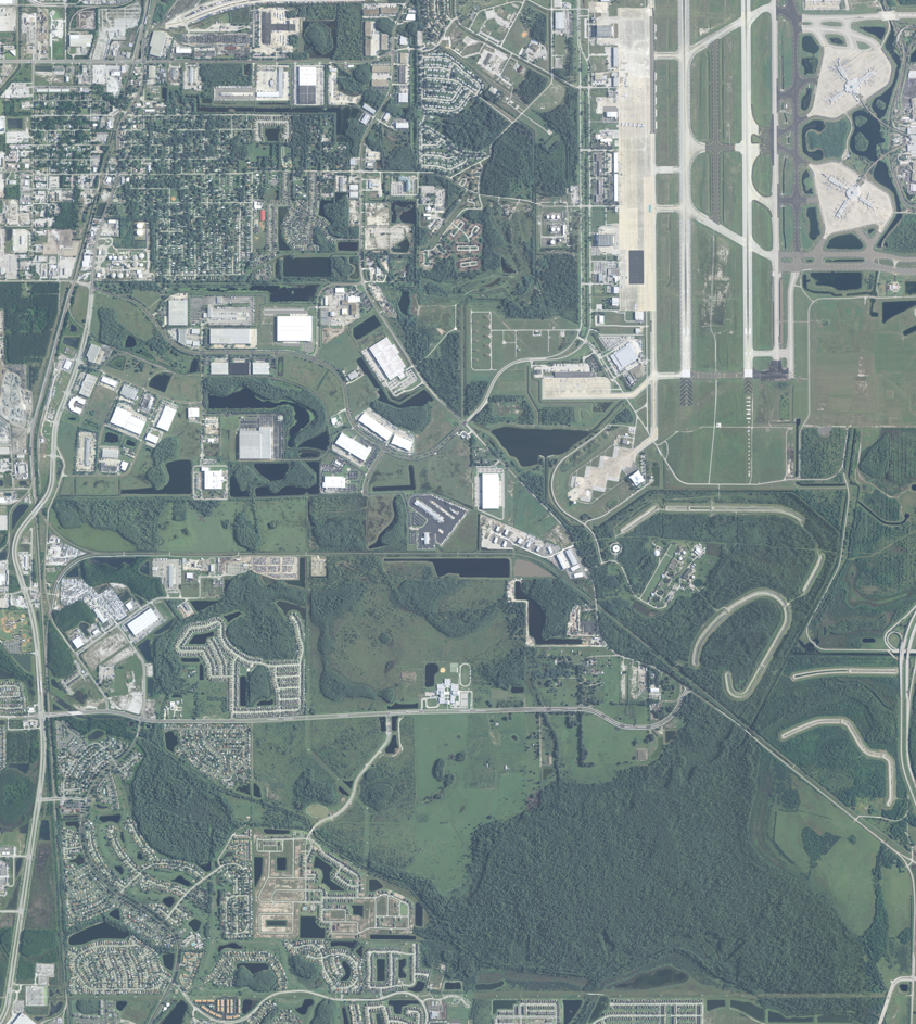
#> input picture orlando2010.png, 916 x 1024 px, given in place of orlando2010.jpg, which was not available
$ jupyter execute --allow-errors implementation3.ipynb
#> lines starting #> are read from the running program, lines starting #| are printed output that depends on the picture; after the words box and inside, x2 and y2 are one past the last pixel; in counts of white or black regions, pixels touching at a corner belong together; long printed decimals are rounded; pictures that were not available may be replaced by others from this repository, and a replacement may not be noted
[cell 1]
# !pip -q install tensorflow==2.15.0 opencv-python-headless scikit-image matplotlib reportlab numpy==1.26.4 'protobuf<6.0,>=5.26.1'
import os, io, json, math
import numpy as np
import cv2
import matplotlib.pyplot as plt

from dataclasses import dataclass
from typing import Tuple, List, Dict

from skimage import exposure
from skimage.morphology import remove_small_objects, binary_opening, binary_closing, disk, binary_dilation
from skimage.measure import label, regionprops
from reportlab.pdfgen import canvas
from reportlab.lib.pagesizes import A4
from reportlab.lib.utils import ImageReader

import tensorflow as tf
from tensorflow.keras import layers, models, losses, optimizers, backend as K

print("TF:", tf.__version__)

[cell 2]
@dataclass
class CFG:
    img1_path: str = "orlando2010.jpg"
    img2_path: str = "orlando2023.jpg"
    img_size: Tuple[int, int] = (1024, 1024)  # set to None to keep native size
    normalize: bool = True

    # Registration
    do_registration: bool = True
    ecc_warp_mode: int = cv2.MOTION_HOMOGRAPHY
    ecc_iters: int = 1500
    ecc_eps: float = 1e-7

    # Weak labels
    otsu_blur_ksize: int = 5
    top_percentile: float = 96.0  # combine with Otsu (OR)
    min_change_region_pixels: int = 16

    # Patching
    patch_size: int = 128
    patch_stride: int = 64

    # Pair thresholds (auto-tuned if degenerate)
    change_ratio_pos: float = 0.10  # >= changed
    change_ratio_neg: float = 0.02  # <= unchanged

    # Model / training
    base_filters: int = 32
    embedding_dim: int = 64
    batch_size: int = 8
    epochs: int = 25
    lr: float = 5e-4
    seg_loss_weight: float = 1.0
    con_loss_weight: float = 0.2
    dice_smooth: float = 1.0
    alpha_pos_bce: float = 0.7   # class weight for changed pixels

    # Inference
    prob_threshold: float = 0.35

    # Report
    out_dir: str = "outputs"
    report_path: str = "outputs/orlando_change_report.pdf"

CFG = CFG()
os.makedirs(CFG.out_dir, exist_ok=True)
CFG

[cell 3]
def read_rgb(path: str) -> np.ndarray:
#> called with path = 'orlando2010.jpg'
    img = cv2.imread(path, cv2.IMREAD_COLOR)
#> img is the input picture: shape (1024, 916, 3); mean B, G, R 134.3, 135.8, 121.1
    if img is None:
        raise FileNotFoundError(f"Image not found: {path}")
    return cv2.cvtColor(img, cv2.COLOR_BGR2RGB)
#> call 2 of read_rgb, with path = 'orlando2023.jpg'
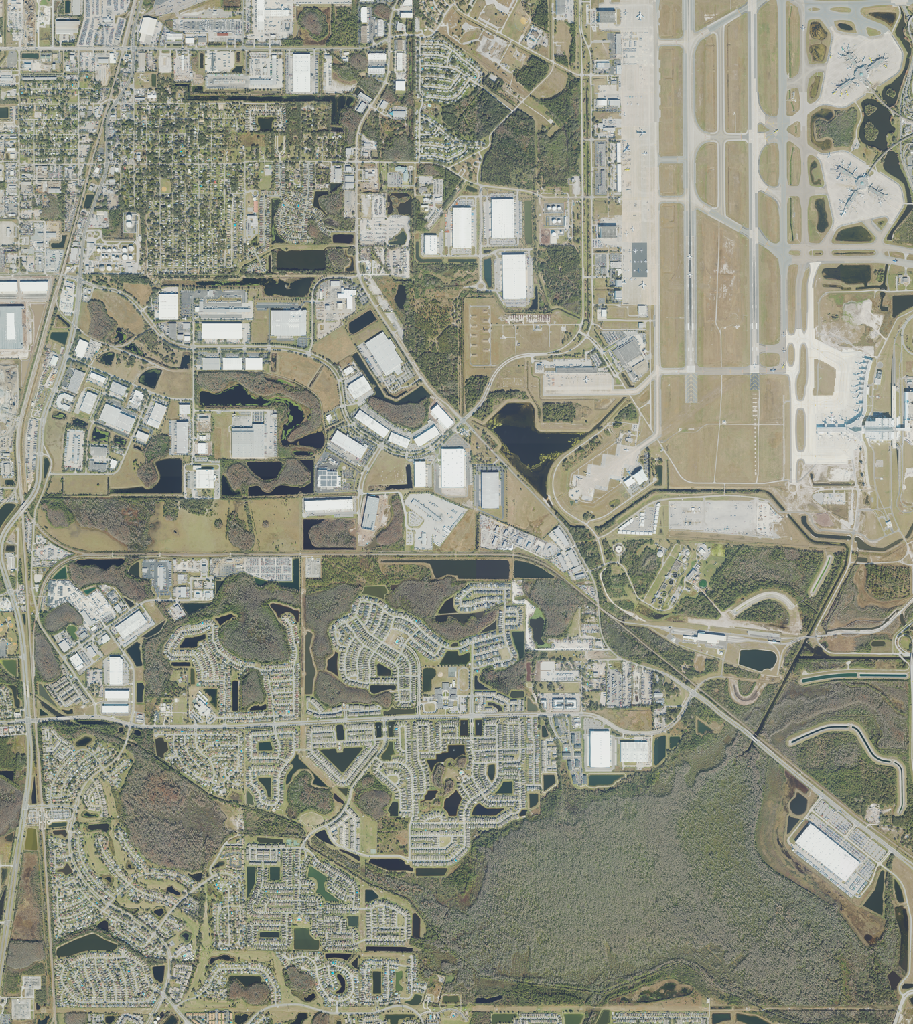
#> input picture orlando2023.png, 913 x 1024 px, given in place of orlando2023.jpg, which was not available
#> in read_rgb, img is the input picture: shape (1024, 913, 3); mean B, G, R 131.2, 146.1, 144.5

def resize_if_needed(img: np.ndarray, target_hw):
#> called with target_hw = (1024, 1024)
    if target_hw is None: return img
    th, tw = target_hw
    if img.shape[0] != th or img.shape[1] != tw:
        img = cv2.resize(img, (tw, th), interpolation=cv2.INTER_AREA)
#> img: shape (1024, 1024, 3)
    return img

def ecc_register(img_ref: np.ndarray, img_mov: np.ndarray, mode, iters, eps) -> np.ndarray:
#> called with mode = 3, iters = 1500, eps = 1e-07
    ref_gray = cv2.cvtColor(img_ref, cv2.COLOR_RGB2GRAY).astype(np.float32) / 255.0
    mov_gray = cv2.cvtColor(img_mov, cv2.COLOR_RGB2GRAY).astype(np.float32) / 255.0
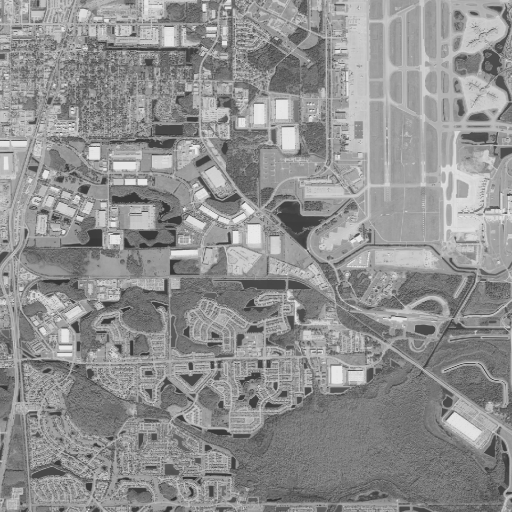
#> mov_gray: shape (1024, 1024) float32 (shown at 1/2 size); min 0.176, max 0.949, mean 0.564
    warp_matrix = np.eye(3, 3, dtype=np.float32) if mode == cv2.MOTION_HOMOGRAPHY else np.eye(2,3, dtype=np.float32)
    criteria = (cv2.TERM_CRITERIA_EPS | cv2.TERM_CRITERIA_COUNT, iters, eps)
    try:
        cc, warp_matrix = cv2.findTransformECC(ref_gray, mov_gray, warp_matrix, mode, criteria, None, 5)
#> cc = 0.663; warp_matrix = [[1.03, 0.00018, -16.27], [0.000366, 1.03, -15.12], [6.82e-07, 8.04e-07, 1]]
        if mode == cv2.MOTION_HOMOGRAPHY:
            aligned = cv2.warpPerspective(img_mov, warp_matrix, (img_ref.shape[1], img_ref.shape[0]),
                                          flags=cv2.INTER_LINEAR + cv2.WARP_INVERSE_MAP)
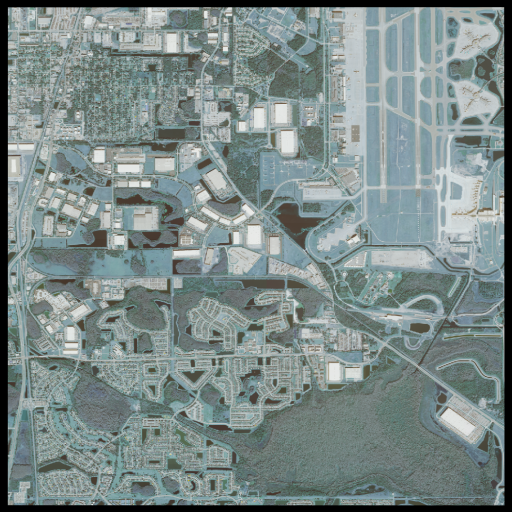
#> aligned: shape (1024, 1024, 3) (shown at 1/2 size); mean of channels 0, 1, 2 136.4, 137.8, 123.8; drawn as B, G, R
        else:
            aligned = cv2.warpAffine(img_mov, warp_matrix, (img_ref.shape[1], img_ref.shape[0]),
                                     flags=cv2.INTER_LINEAR + cv2.WARP_INVERSE_MAP)
        return aligned
    except cv2.error as e:
        print("ECC failed -> using original moving image. Error:", e)
        return img_mov

def normalize_img(img: np.ndarray) -> np.ndarray:
    img = img.astype(np.float32) / 255.0
    for c in range(3):
        img[..., c] = exposure.rescale_intensity(img[..., c], in_range='image', out_range=(0, 1))
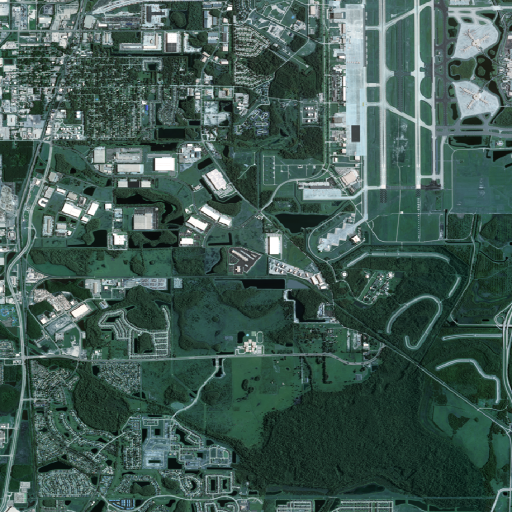
#> img: shape (1024, 1024, 3) float32 (shown at 1/2 size); mean of channels 0, 1, 2 0.331, 0.359, 0.259; drawn as B, G, R
    return img

def prepare_images(cfg: CFG):
    im1 = read_rgb(cfg.img1_path)
    im2 = read_rgb(cfg.img2_path)
    im1 = resize_if_needed(im1, cfg.img_size)
    im2 = resize_if_needed(im2, cfg.img_size)

    if cfg.do_registration:
        im2 = ecc_register(im1, im2, cfg.ecc_warp_mode, cfg.ecc_iters, cfg.ecc_eps)

    if cfg.normalize:
        im1 = normalize_img(im1)
        im2 = normalize_img(im2)

    g1 = cv2.cvtColor((im1*255).astype(np.uint8), cv2.COLOR_RGB2GRAY)
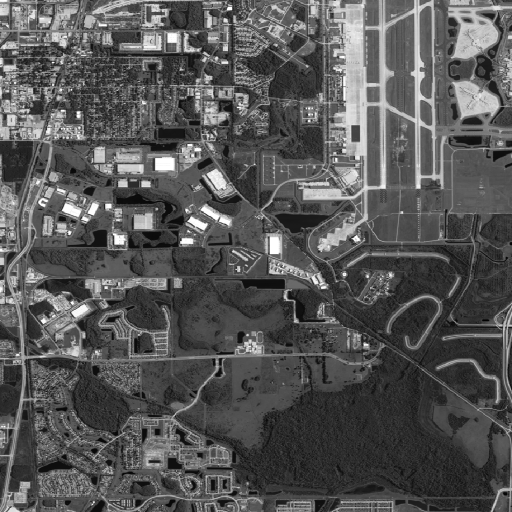
#> g1: shape (1024, 1024) (shown at 1/2 size); min 0, max 255, mean 86.1
    g2 = cv2.cvtColor((im2*255).astype(np.uint8), cv2.COLOR_RGB2GRAY)
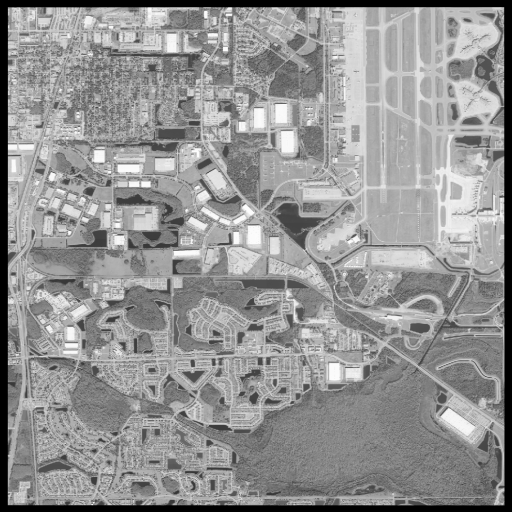
#> g2: shape (1024, 1024) (shown at 1/2 size); min 0, max 255, mean 146.7
    absd = cv2.absdiff(g1, g2)
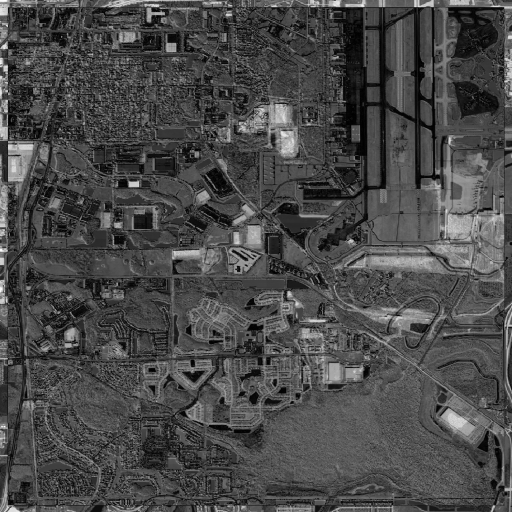
#> absd: shape (1024, 1024) (shown at 1/2 size); min 0, max 255, mean 73.5

    # Otsu
    blur = cv2.GaussianBlur(absd, (cfg.otsu_blur_ksize, cfg.otsu_blur_ksize), 0)
    _, m_otsu = cv2.threshold(blur, 0, 255, cv2.THRESH_BINARY + cv2.THRESH_OTSU)
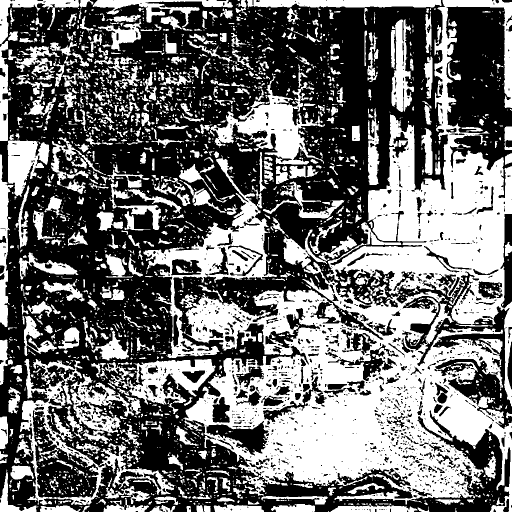
#> m_otsu: shape (1024, 1024) (shown at 1/2 size); 43.8% white; 2605 white regions (1856 under 20 px), largest, box (x1, y1, x2, y2) and area: (287, 310, 1024, 1024) 177077, (653, 0, 1024, 813) 82419, (33, 718, 351, 1010) 14113

    # Top-percentile
    thr = np.percentile(absd, cfg.top_percentile)
#> thr = 147
    m_pct = (absd >= thr).astype(np.uint8) * 255
#> m_pct: shape (1024, 1024); 4% white; 2026 white regions (1813 under 20 px), largest, box (x1, y1, x2, y2) and area: (880, 389, 963, 478) 2638, (16, 283, 67, 363) 2487, (743, 513, 866, 539) 2016

    # Combine (OR) and clean
    mask = np.maximum(m_otsu, m_pct)
    bin_mask = mask > 0
    bin_mask = binary_opening(bin_mask, disk(2))
#> bin_mask: shape (1024, 1024) bool; 37.5% white; 1017 white regions (264 under 20 px), largest, box (x1, y1, x2, y2) and area: (450, 561, 1024, 1024) 91357, (663, 0, 1024, 650) 74473, (507, 580, 742, 784) 18668
    bin_mask = binary_closing(bin_mask, disk(3))
#> bin_mask: shape (1024, 1024) bool; 42% white; 475 white regions (127 under 20 px), largest, box (x1, y1, x2, y2) and area: (361, 0, 1024, 1024) 262525, (41, 531, 438, 1024) 31553, (0, 0, 466, 480) 21766
    bin_mask = remove_small_objects(bin_mask, cfg.min_change_region_pixels)
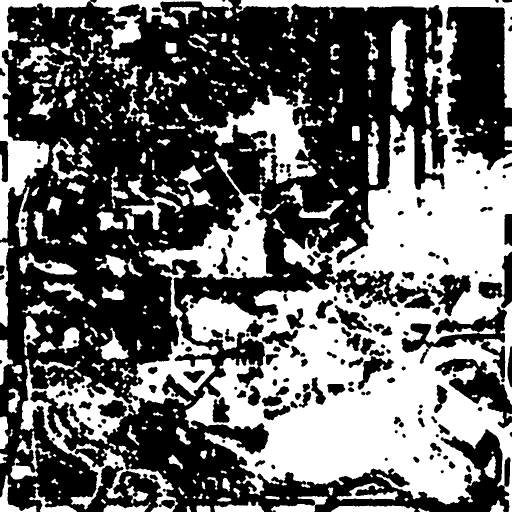
#> bin_mask: shape (1024, 1024) bool (shown at 1/2 size); 41.9% white; 381 white regions (29 under 20 px), largest, box (x1, y1, x2, y2) and area: (361, 0, 1024, 1024) 262266, (41, 531, 438, 1024) 31453, (0, 0, 466, 480) 21766
    weak_mask = (bin_mask.astype(np.uint8) * 255)

    # Sanity stats
    raw_ratio = (mask > 0).mean() * 100.0
#> raw_ratio = 43.8
    clean_ratio = (weak_mask > 0).mean() * 100.0
#> clean_ratio = 41.86
    print(f"Weak-label coverage — raw:{raw_ratio:.2f}% clean:{clean_ratio:.2f}%")
#| Weak-label coverage — raw:43.80% clean:41.86%

    return im1, im2, absd, weak_mask

im1, im2, absd, weak_mask = prepare_images(CFG)
print("Prepared:", im1.shape, im2.shape, weak_mask.shape)
#| Prepared: (1024, 1024, 3) (1024, 1024, 3) (1024, 1024)

[cell 4]
# Preview + Naïve Baseline
plt.figure(figsize=(14,4))
plt.subplot(1,4,1); plt.imshow(im1); plt.title("2010"); plt.axis("off")
plt.subplot(1,4,2); plt.imshow(im2); plt.title("2023 (aligned)"); plt.axis("off")
plt.subplot(1,4,3); plt.imshow(absd, cmap='gray'); plt.title("Abs Diff"); plt.axis("off")
plt.subplot(1,4,4); plt.imshow(weak_mask, cmap='gray'); plt.title("Weak Mask"); plt.axis("off")
plt.show()

naive_thr = np.percentile(absd, 97.0)
#> naive_thr = 155
naive_mask = (absd >= naive_thr).astype(np.uint8)
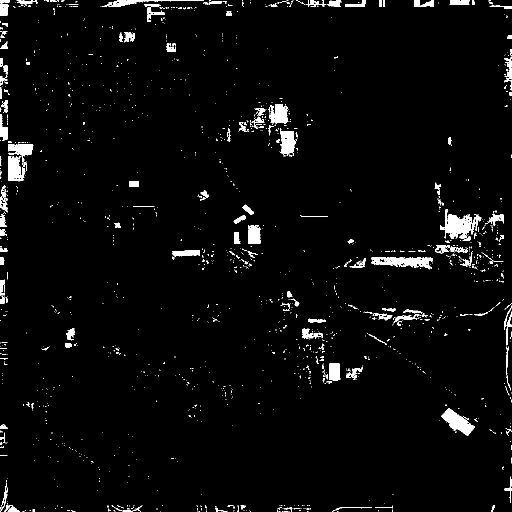
#> naive_mask: shape (1024, 1024) (shown at 1/2 size); values 0 (black) and 1 (white), 3% white; 1498 white regions (1332 under 20 px), largest, box (x1, y1, x2, y2) and area: (888, 418, 963, 478) 2135, (743, 514, 866, 539) 1649, (882, 817, 950, 871) 1615
naive_ratio = naive_mask.mean() * 100.0
#> naive_ratio = 3.05
print(f"Naïve (abs-diff >=97th pct) changed ratio: {naive_ratio:.2f}%")
#| Naïve (abs-diff >=97th pct) changed ratio: 3.05%

[cell 5]
# Patching
def extract_patches(img1, img2, mask, patch, stride):
#> called with patch = 128, stride = 64
    H, W, _ = img1.shape
#> H = 1024; W = 1024
    ps = patch
    p1s, p2s, ms, ratios = [], [], [], []
    for y in range(0, H-ps+1, stride):
        for x in range(0, W-ps+1, stride):
            p1 = img1[y:y+ps, x:x+ps, :]
            p2 = img2[y:y+ps, x:x+ps, :]
            pm = mask[y:y+ps, x:x+ps]
            r = (pm > 0).mean()
            p1s.append(p1); p2s.append(p2); ms.append((pm>0).astype(np.float32)[..., None]); ratios.append(r)
#> after the loop, ms = 225 items; p1s = 225 items; p2s = 225 items; ratios = 225 values, max 0.981 at index 204, min 0.0751 at index 40, mean 0.424
    return np.stack(p1s), np.stack(p2s), np.stack(ms), np.array(ratios, np.float32)

X1, X2, Y, ratios = extract_patches(im1, im2, weak_mask, CFG.patch_size, CFG.patch_stride)
print("Patches:", X1.shape, Y.shape, "avg change ratio:", float(ratios.mean()))
#| Patches: (225, 128, 128, 3) (225, 128, 128, 1) avg change ratio: 0.4239

[cell 6]
# Siamese U-Net
# [19 lines left out: functions conv_block, encoder_shared, decoder, not called in this run]

def build_siamese_unet(patch=128, base=32, embedding_dim=64):
    inp1 = layers.Input((patch, patch, 3))
    inp2 = layers.Input((patch, patch, 3))

    shared_inp = layers.Input((patch, patch, 3))
    shared_model = models.Model(shared_inp, encoder_shared(shared_inp, base=base))

    s1a, s2a, s3a, s4a = shared_model(inp1)
    s1b, s2b, s3b, s4b = shared_model(inp2)

    diff4 = layers.Concatenate()([
        layers.Lambda(lambda a: tf.abs(a))(s4a),
        layers.Lambda(lambda a: tf.abs(a))(s4b),
        layers.Lambda(lambda a: tf.abs(a[0]-a[1]))([s4a, s4b])
    ])
    k1 = layers.Lambda(lambda a: tf.abs(a[0]-a[1]))([s1a, s1b])
    k2 = layers.Lambda(lambda a: tf.abs(a[0]-a[1]))([s2a, s2b])
    k3 = layers.Lambda(lambda a: tf.abs(a[0]-a[1]))([s3a, s3b])

    seg_out = decoder(diff4, k3, k2, k1, base=base)

    gp = layers.GlobalAveragePooling2D()(diff4)
    emb = layers.Dense(embedding_dim)(gp)
    return models.Model([inp1, inp2], [seg_out, emb], name="siamese_unet")

#> (the rest of this cell did not finish here and is left out)

[cell 7]
# Losses
# [11 lines left out: functions dice_coef, weighted_bce, not called in this run]

def seg_loss(y_true, y_pred):
    return 0.5*weighted_bce(y_true, y_pred, alpha=CFG.alpha_pos_bce) + 0.5*(1.0 - dice_coef(y_true, y_pred, smooth=CFG.dice_smooth))

# [5 lines left out: function contrastive_loss, not called in this run]

[cell 8]
def make_pairs_safe(X1, X2, Y, ratios, pos_thr, neg_thr):
    # Identify unchanged vs changed patches
#> called with X1 = array of shape (225, 128, 128, 3), X2 = array of shape (225, 128, 128, 3), Y = array of shape (225, 128, 128, 1), ratios = array of shape (225,), pos_thr = 0.1, neg_thr = 0.02
    keep = (ratios <= neg_thr) | (ratios >= pos_thr)
    if keep.sum() == 0:
        # Auto-tune: fallback split at median
        med = float(np.median(ratios))
        print(f"[AutoTune] No clear pairs — using median split at {med:.4f}")
        keep = np.ones_like(ratios, dtype=bool)
        sim_labels = (ratios <= med).astype(np.float32)[:, None]
    else:
        sim_labels = (ratios <= neg_thr).astype(np.float32)[:, None]
#> sim_labels = 225 values from 0 to 0

    # Filter everything consistently
    X1k, X2k, Yk, rk, sl = X1[keep], X2[keep], Y[keep], ratios[keep], sim_labels[keep]
#> rk = 220 values, max 0.981 at index 199, min 0.101 at index 58, mean 0.432; sl = 220 values from 0 to 0

    return X1k, X2k, Yk, rk, sl

X1f, X2f, Yf, rf, sim_lbl = make_pairs_safe(X1, X2, Y, ratios, CFG.change_ratio_pos, CFG.change_ratio_neg)
#> rf has the same summary as rk in make_pairs_safe; sim_lbl = 220 values from 0 to 0
print("Filtered:", X1f.shape, Yf.shape, sim_lbl.shape, "similar patches")
#| Filtered: (220, 128, 128, 3) (220, 128, 128, 1) (220, 1) similar patches

#> (the rest of this cell did not finish here and is left out)

#> (a cell that did not finish here is left out)

[cell 10]
plt.figure(figsize=(8,4))
#> (the rest of this cell did not finish here and is left out)

[cell 11]
# Inference
def predict_full_image(im1, im2, patch, stride):
#> called with patch = 128, stride = 64
    H, W, _ = im1.shape
#> H = 1024; W = 1024
    prob = np.zeros((H, W), dtype=np.float32)
    cnt  = np.zeros((H, W), dtype=np.float32)
    for y in range(0, H - patch + 1, stride):
        for x in range(0, W - patch + 1, stride):
            p1 = im1[y:y+patch, x:x+patch, :][None, ...]
            p2 = im2[y:y+patch, x:x+patch, :][None, ...]
            seg_pred, _ = model.predict([p1, p2], verbose=0)
            seg = seg_pred[0, ..., 0]
            prob[y:y+patch, x:x+patch] += seg
            cnt[y:y+patch, x:x+patch]  += 1.0
#> cnt: shape (1024, 1024) float32; every value is 0
    cnt[cnt==0] = 1.0
    return prob / cnt

#> (the rest of this cell did not finish here and is left out)
